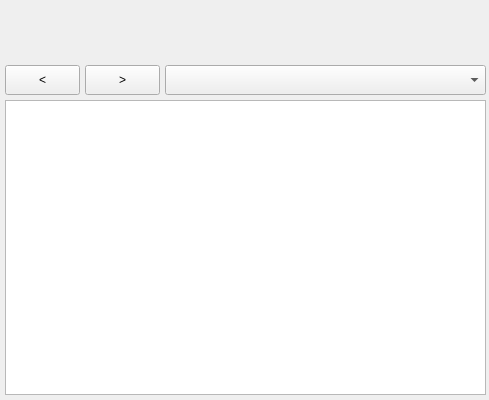
<?xml version="1.0" encoding="UTF-8"?>
<ui version="4.0">
 <class>MainWindow</class>
 <widget class="QWidget" name="MainWindow">
  <property name="geometry">
   <rect>
    <x>0</x>
    <y>0</y>
    <width>489</width>
    <height>400</height>
   </rect>
  </property>
  <property name="minimumSize">
   <size>
    <width>480</width>
    <height>400</height>
   </size>
  </property>
  <property name="mouseTracking">
   <bool>true</bool>
  </property>
  <property name="windowTitle">
   <string>Jelyazka</string>
  </property>
  <widget class="QComboBox" name="titleComboBox">
   <property name="geometry">
    <rect>
     <x>165</x>
     <y>65</y>
     <width>321</width>
     <height>30</height>
    </rect>
   </property>
  </widget>
  <widget class="QPushButton" name="previousButton">
   <property name="geometry">
    <rect>
     <x>5</x>
     <y>65</y>
     <width>75</width>
     <height>30</height>
    </rect>
   </property>
   <property name="text">
    <string>&lt;</string>
   </property>
  </widget>
  <widget class="QPushButton" name="nextButton">
   <property name="geometry">
    <rect>
     <x>85</x>
     <y>65</y>
     <width>75</width>
     <height>30</height>
    </rect>
   </property>
   <property name="text">
    <string>&gt;</string>
   </property>
  </widget>
  <widget class="QTextBrowser" name="textBrowser">
   <property name="geometry">
    <rect>
     <x>5</x>
     <y>100</y>
     <width>481</width>
     <height>295</height>
    </rect>
   </property>
  </widget>
 </widget>
 <resources/>
 <connections/>
</ui>
